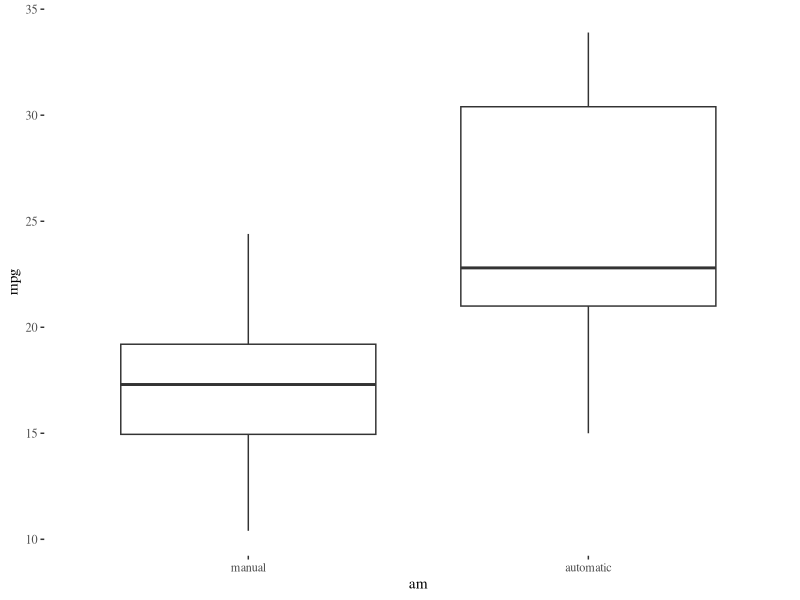
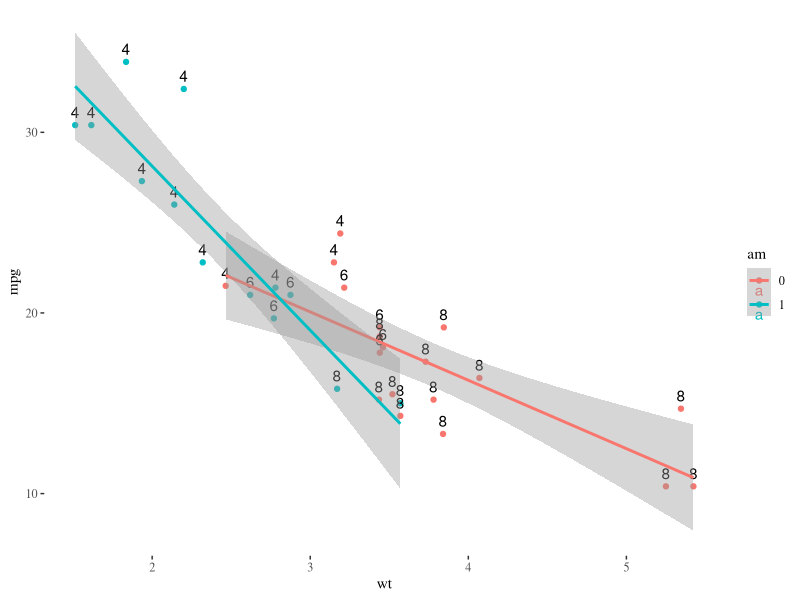
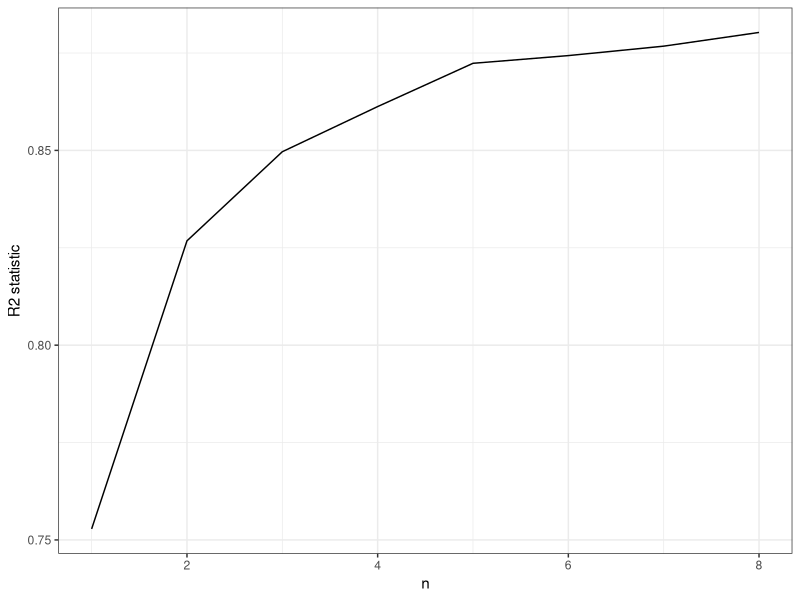
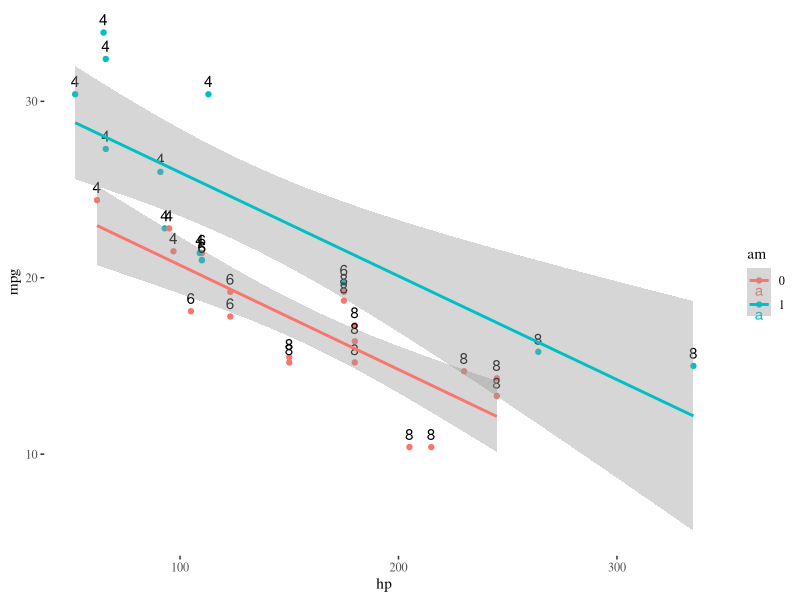
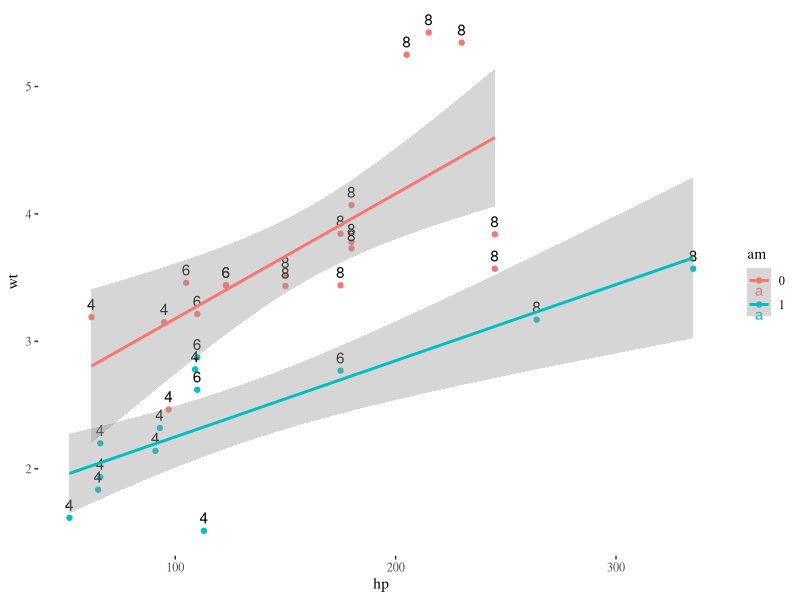
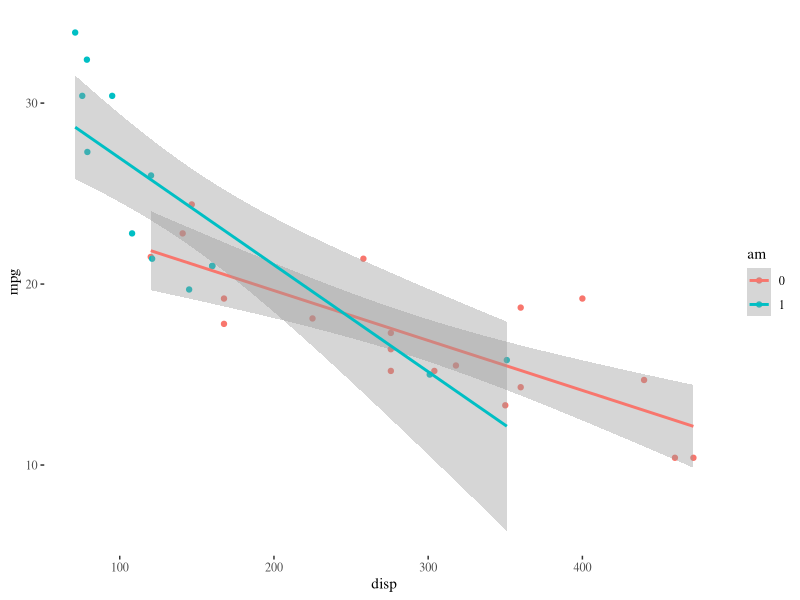
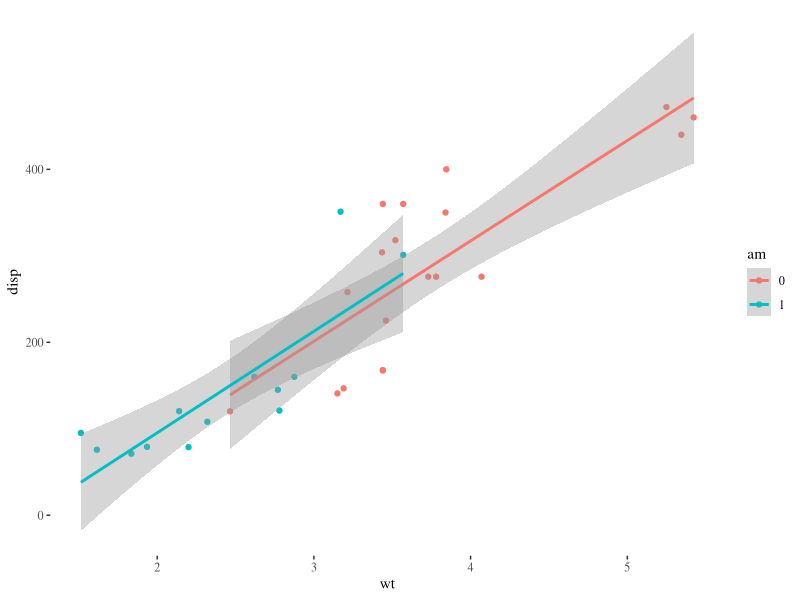
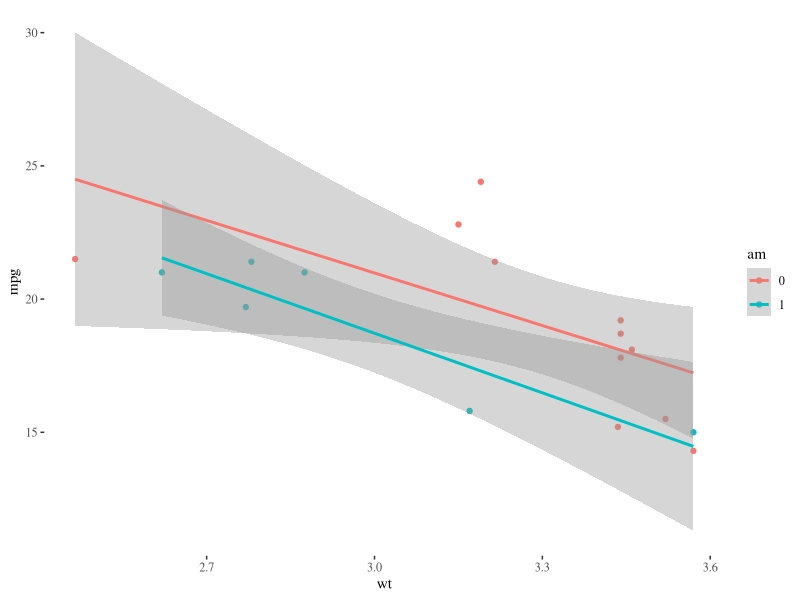

R code for these plots, in order:
## ---- chunk 1
require('ggplot2')
require('data.table')
require('ggthemes')
require('leaps')
require('xtable')


cs.dt <- data.table(mtcars)
cs.dt$am <- as.factor(cs.dt$am)
cs.dt$cyl <- as.factor(cs.dt$cyl)
cs.dt$gear <- as.factor(cs.dt$gear)
cs.dt$vs <- as.factor(cs.dt$vs)
cs.dt$carb <- as.factor(cs.dt$carb)
## ---- chunk 2

ggplot(cs.dt, aes(am, mpg)) + geom_boxplot() + theme_tufte() +
            scale_x_discrete(labels=c("manual", "automatic"))
## ---- chunk 3

ggplot(cs.dt, aes(wt, mpg, colour=am)) + geom_point() + theme_tufte() +
    geom_text(aes(label=cyl, colour=NULL), vjust=-0.6) +
        geom_smooth(method='lm')
## ---- chunk 4
regfit <- regsubsets(mpg~. ,cs.dt)
reg.summary <- summary(regfit)
print(xtable(reg.summary$outmat), size="\\tiny")
## ---- chunk 5
ggplot(data=NULL, aes(x=1:length(reg.summary$rsq), y=reg.summary$rsq)) +
    geom_line() + theme_bw() +
    labs(x='n', y="R2 statistic")
## ---- chunk 6
fit <- lm(mpg~ hp + wt + am + I(cyl==6) + I(vs==1), data=cs.dt)
print(xtable(summary(fit)$coefficients))
## ---- chunk 7
names(summary(regfit))
reg.summary$rsq
reg.summary$which


## plot(regfit.full ,scale ="r2")
## plot(regfit.full , scale ="adjr2") ## plot(regfit.full, scale ="Cp")

fit.full <- lm(mpg~., data=cs.dt)
summary(fit.full)
fit.wt <- lm(mpg~wt*am, data=cs.dt)
summary(fit.wt)
fit.hp <- lm(mpg~hp*am, data=cs.dt)
summary(fit.hp)
fit.wthp <- lm(mpg~(hp+wt)*am, data=cs.dt)
summary(fit.wthp)
summary(fit.full)$coef
## ---- chunk 8

ggplot(cs.dt, aes(hp, mpg, colour=am)) +
    geom_point() +
        geom_text(aes(label=cyl, colour=NULL), vjust=-0.6) +
        theme_tufte() +
            geom_smooth(method='lm')

ggplot(cs.dt, aes(hp, wt, colour=am)) +
    geom_point() +
        geom_text(aes(label=cyl, colour=NULL), vjust=-0.6) +
        theme_tufte() +
            geom_smooth(method='lm')


ggplot(cs.dt, aes(disp, mpg, colour=am)) +
    geom_point() +
        theme_tufte() +
            geom_smooth(method='lm')

ggplot(cs.dt, aes(wt, disp, colour=am)) +
    geom_point() +
        theme_tufte() +
            geom_smooth(method='lm')


## ---- chunk 9
fit.wt <- lm(mpg ~ wt*am, data=cs.dt)
summary(fit.wt)
fit.hp <- lm(mpg ~ hp*am, data=cs.dt)
summary(fit.hp)
fit.hpwt <- lm(mpg ~ (hp+wt)*am, data=cs.dt)
summary(fit.hpwt)



fit2 <- lm(mpg ~ wt+hp, data=cs.dt)
summary(fit2)


fit1 <- lm(mpg ~ wt, data=cs.dt)
fit <- lm(mpg ~ ., data=cs.dt)
summary(fit)
## ---- chunk 10
wt.max <- max(cs.dt[am==1, wt])
wt.min <- min(cs.dt[am==0, wt])
wt.min
cs.dt.res <- cs.dt[wt>=wt.min & wt<=wt.max]
ggplot(cs.dt.res, aes(wt, mpg, colour=am)) +
    geom_point() +
        theme_tufte() +
            geom_smooth(method='lm')

ggplot(cs.dt.res, aes(am, mpg, colour=am)) +
    geom_boxplot() +
        theme_tufte() 


## ---- chunk 11

pairs(cs.dt[,.(mpg,cyl, disp, hp, drat, wt, qsec, vs, am, gear, carb)], panel = panel.smooth)
## ---- chunk 12
library(ggplot2)
qplot(Sepal.Length, Petal.Length, data = iris, color = Species)
## ---- chunk 13
qplot(wt, mpg, data=mtcars, colour=factor(cyl))
## ---- chunk 14
qplot(factor(cyl), mpg, data = mtcars, geom = "boxplot")
## ---- chunk 15
library(xtable)
options(xtable.comment = FALSE)
options(xtable.booktabs = TRUE)
xtable(head(mtcars[,1:6]), caption = "First rows of mtcars")
